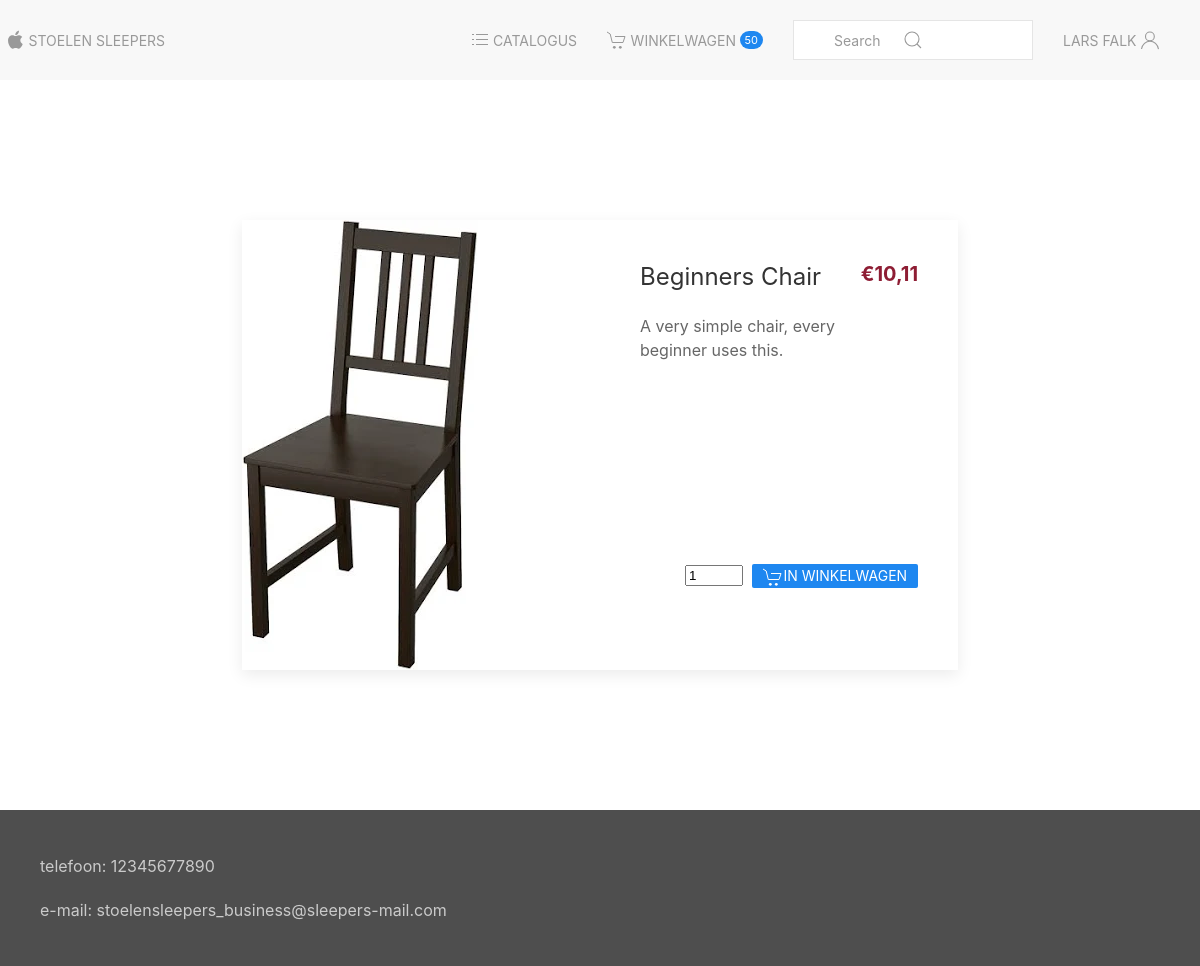
Page /dev/product.php?product_id=2 (signed in) on the committed database.
### tables this page shows
CREATE TABLE `products` (
  `ID` int(255) NOT NULL,
  `name` varchar(50) NOT NULL,
  `description` varchar(250) NOT NULL,
  `price` float NOT NULL,
  `image` varchar(50) NOT NULL,
  `categorie_id` int(255) NOT NULL
);

### dev/src/database/Database.class.php (called while the page is built, shortened)
<?php
class Database extends PDO
{
    public function runSql(string $sql, array $params = []): array
    {
        $query = $this->prepare($sql);
        $query->execute($params);
        return $query->fetchAll(PDO::FETCH_ASSOC);
    }
}

### dev/src/helpers/price.helper.php (called while the page is built, shortened)
<?php
class PriceHelper
{
    public function parseFloatToPrice(float $float): string
    {
        $stringFloat = (string) $float;
        $stringFloat = str_replace(".", ",", $stringFloat);
        $decimals = preg_split("/,/", $stringFloat);
        $decimals = (string) $decimals[1];
        return $stringFloat;
    }
}

### dev/product.php (the view, shortened to what this page needs)
<?php
include_once("./src/database/Database.class.php");
include_once("./src/helpers/price.helper.php");
$PriceHelper = new PriceHelper();
try {
    $dbconn = new Database();
    $productId = $_GET["product_id"];
    $sql = "SELECT * FROM products WHERE ID = :id";
    $recset = $dbconn->runSql($sql, [':id' => $productId]);
    if (empty($recset)) {
        $recset = $dbconn->runSql($sql, [':id' => 1])[0];
    } else {
        $recset = $recset[0];
    }
} catch (PDOException $e) {
    echo ("connection failed: " . $e->getMessage());
}
include_once("template/head.inc.php");
?>
<main>
    <div class="uk-container">
        <div class="uk-flex uk-flex-center uk-flex-wrap uk-flex-wrap-around">
            <div class="uk-flex-column">
                <div class="uk-flex-row@xl">
                    <div class="uk-card uk-card-default uk-grid-collapse uk-child-width-1-2@s uk-margin" uk-grid>
                        <section class="uk-width-1-2 uk-card-media-left">
                            <img src="<?= $recset["image"] ?>" class="" alt="" title="" />
                        </section>
                        <div>
                            <div class="uk-card-body">
                                <div class="uk-flex">
                                    <div class="uk-flex-row">
                                        <h2 class="uk-card-title"><?= $recset["name"] ?></h2>
                                        <p><?= $recset["description"] ?></p>
                                    </div>
                                    <div class="uk-flex-row">
                                        <div class="uk-flex-column">
                                            <h4 class="price-text">
                                                &euro;<?= $PriceHelper->parseFloatToPrice($recset["price"]) ?></h4>
                                        </div>
                                    </div>
                                </div>
                            </div>
                            <div class="uk-column-1-1 uk-margin-xlarge-top">
                                <div class="uk-container uk-margin-medium-right">
                                    <div class="uk-flex uk-flex-right">
                                        <form class="uk-margin-large" name="cart"
                                            action="src/formHandlers/toCart.handler.php" method="POST">
                                            <div uk-form-custom="target: true">
                                                <input name="amount" type="number"
                                                    class="uk-form-width-xsmall uk-margin-xsmall-right" value="1"
                                                    min="1" max="50" required
                                                    oninput="enableToCartIfProductAmountGood()">
                                                <button name="toCart" type="submit"
                                                    class="uk-label uk-button uk-button-primary"><span
                                                        uk-icon="icon: cart"></span>in Winkelwagen</button>
                                            </div>
                                        </form>
                                    </div>
                                </div>
                            </div>
                        </div>
                    </div>
                </div>
            </div>
        </div>
    </div>
</main>
<?php
include_once("template/foot.inc.php");

### rows in the picture
products: image (picture), name "Beginners Chair", description "A very simple chair, every beginner uses this.", price "10,11"

### other values in the picture
$CartHelper->getCartSize() "50"
$login->getUser()["first_name"] "LARS"
$login->getUser()["last_name"] "FALK"
